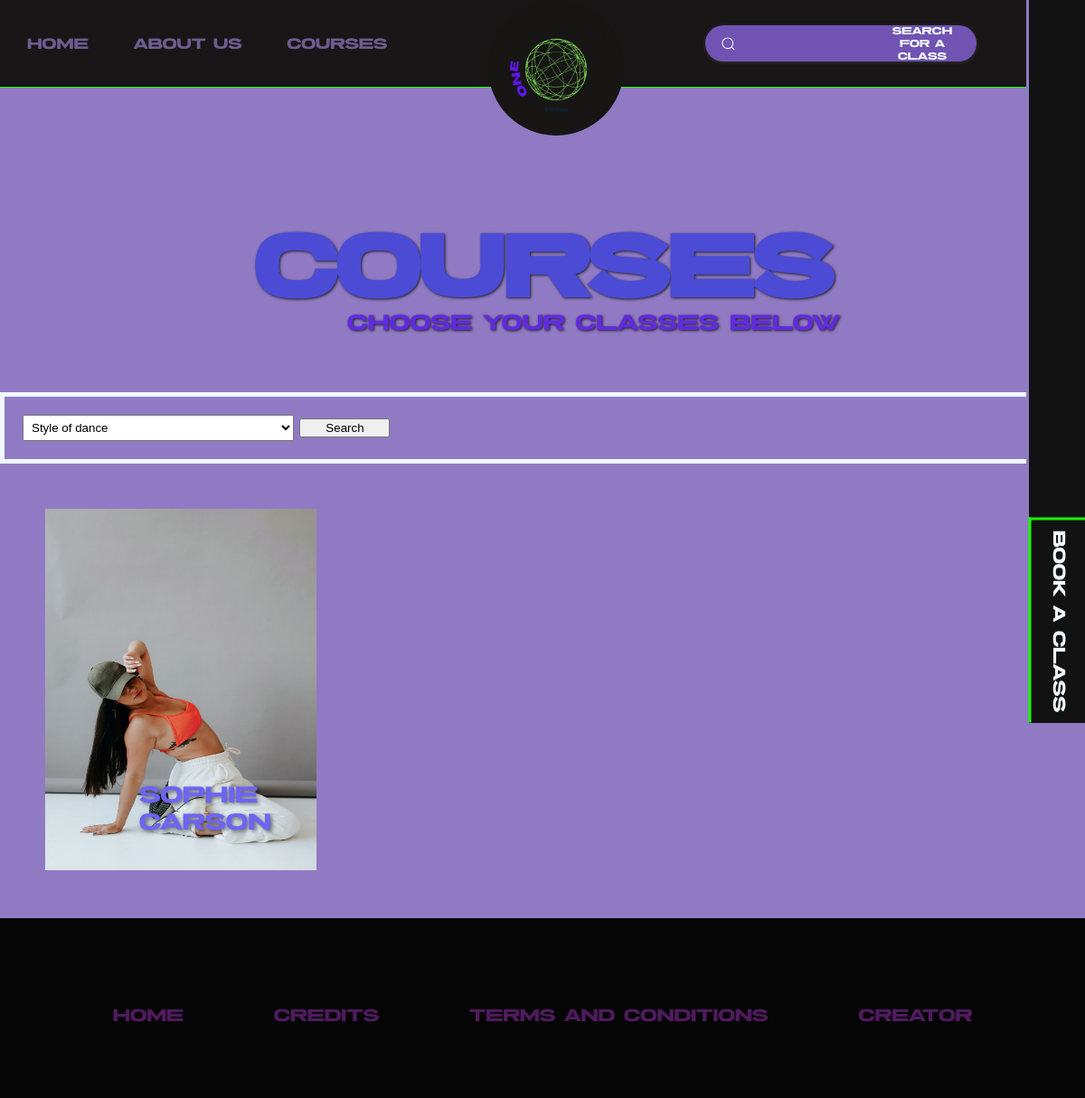
The app's page /classes.php?danse=10 with its own data.
### tables this page shows
CREATE TABLE `professeur` (
  `id_professeur` int(11) NOT NULL,
  `nom_professeur` varchar(50) NOT NULL,
  `ext_dance` varchar(50) DEFAULT NULL,
  `photo` varchar(255) NOT NULL
);

### classes.php (the view, shortened to what this page needs)
<!DOCTYPE html>
<html lang="en">
<head>
    <link rel="stylesheet" href="styles.css">
    <link rel="stylesheet" href="classes.css">
</head>
<body>
    <nav>
        <div class="partie1">
            <a href="index.php">Home</a>
            <a href="Aboutus.html">About us</a>
            <a href="classes.php">Courses</a>
        </div>
        <form class="searchbar" method="GET" action="course.php">
            <label for="search">
                <input class="input" type="text" required=""  id="search">
                <span>search for a class</span>
                <div class="fancy-bg"></div>
                <div class="search">
                </div>
            </label>
        </form>
            <a href="index.php">
                 <img id="LOGO" src="images/one dance nation studio.gif" alt="aller ver l'Accueil">
           </a>
 </nav>
        <div class="bare">
            <div class="bookaplace1">
               <a href="classes.php"><button class="bookaplace2"> Book a class</button></a>
            </div>
         </div>
       <BR>
       <BR>
       <BR>
       <BR>
       <div class="title_courses">
    <div class="title">
        <h1> Courses </h1>
        <span>choose your classes below</span>
    </div>
</div>
<form class='classfiltre' method="get" style="padding: 20px; border: 5px solid aliceblue; ">
    <select name="danse" style="width: 300px; padding: 5px; font-family: Arial, sans-serif;">
        <option value="">Style of dance</option>
        <?php
        include("connexion.php");
        ?>
    </select>
    <input type="submit" value="Search" style="width: 100px;">
</form>
<?php
if (isset($_GET["danse"])) {
    $danseId = $_GET["danse"];
}
$query = "SELECT * FROM professeur, dance WHERE professeur.ext_dance = id_dance";
if (!empty($danseId)) {
    $query .= " AND id_dance= :danseId";
}
$stmt = $db->prepare($query);
if (!empty($danseId)) {
    $stmt->bindParam(":danseId", $danseId);
}
$stmt->execute();
$result = $stmt->fetchAll(PDO::FETCH_ASSOC);
foreach ($result as $row) {
    echo '<div style="position: relative; display: inline-block;">';
    echo '<a href="course.php?dance_id=' . $row['id_dance'] . '">';
    echo '<img src="' . $row['photo'] . '" alt="Professor Photo" width="300" height="400" style= margin:50px>';
    echo '<span style="position: absolute; top: 40%; left: 1%; color: rgba(109, 100, 242); font-size: 2rem; text-shadow: 2px 2px 4px rgba(0, 0, 0, 0.5); padding: 150px;">';
    echo $row['nom_professeur'];
    echo '</span>';
    echo '</div>';
}
?>
</body>
</html>
        <footer>
           <div class="links">
      <a href="index.php">Home</a>
  <a href="credits.html">Credits</a>
  <a href="terms.html"> Terms and conditions</a>
  <a href="creator.html">Creator</a>
  </div>
        </footer>

### styles.css (style rules this page uses)
*, *::after, *::before { box-sizing: border-box; }
html,body { background-color: #181717; font-family: 'threat'; margin: 0; padding: 0; scroll-behavior: smooth; width: 100vw; overflow-x: hidden; }
#LOGO { position: absolute; width: 10%; left: 45%; top: 0px; z-index: 809; border-radius: 800px; min-width: 150px; }
span { display: inline-block; opacity: 0; filter: blur(4px); }
span:nth-child(2) { animation: fade-in 0.8s 0.2s forwards cubic-bezier(0.11, 0, 0.5, 0); }
nav { background-color:#181616; height: 0px; border-bottom: solid 0.5px rgb(21, 255, 0); position: relative; text-align: center; padding: 3rem 4rem 3rem 4rem; margin: 0; display: flex; justify-content: center; align-items: center; flex-direction: column; flex-wrap: wrap; }
.partie1 { position: absolute; left: 30px; display: flex; flex-direction: row; align-items: center; justify-content: center; gap: 100px; }
.partie1 a { color: #907ac4; font-size: 1.4rem; text-decoration: none; opacity: 0.7; }
@media screen and (max-width:1315px) { .partie1 a { color: #907ac4; font-size: 1.3rem; text-decoration: none; opacity: 0.7; } }
@media screen and (max-width:1315px) { .partie1 { display: flex; flex-direction: row; align-items: center; justify-content: center; gap: 50px; } }
.searchbar { --input-text-color: #fff; --input-bg-color: #7053b3; --focus-input-bg-color: transparent; --text-color: #f4f5f6; --active-color: #1b9bee; --width-of-input: 200px; --inline-padding-of-input: 1.2em; --gap: 0.9rem; }
.searchbar { font-size: 0.9rem; display: flex; gap: 0.5rem; align-items: center; width: var(--width-of-input); position: absolute; right: 10%; width: 300px; isolation: isolate; }
.searchbar span { color:aliceblue; }
.fancy-bg { position: absolute; width: 100%; inset: 0; background: var(--input-bg-color); border-radius: 30px; height: 100%; z-index: -1; pointer-events: none; box-shadow: rgba(235, 226, 226, 0.16) 0px 1px 4px; }
label { width: 100%; padding: 0.8em; height: 40px; padding-inline: var(--inline-padding-of-input); display: flex; align-items: center; position: absolute; }
.search,.close-btn { position: absolute; }
.search { fill: var(--text-color); left: var(--inline-padding-of-input); }
svg { width: 17px; display: block; }
.input { color: var(--input-text-color); width: 100%; margin-inline: min(2em,calc(var(--inline-padding-of-input) + var(--gap))); background: none; border: none; }
.input::placeholder { color: var(--text-color) }
.bare { position: fixed; top: 0px; right: 0px; width: 65px; height: 100vh; border-left: solid #907ac4; background-color: rgb(18, 18, 18); z-index: 12; animation-name: ifXgUJ; animation-duration: 1.3s; }
.bookaplace1 { position: absolute; bottom: 0px; }
.bookaplace2 { position: absolute; bottom: 82px; left: -82px; width: 227px; height: 64px; border: solid rgb(21, 255, 0); transform: rotate(90deg); font-family: 'threat'; font-size: 1.5rem; border-right: none; text-align: center; border-top: none; }
.bare button { cursor: pointer; background-color: inherit; color: aliceblue; }
button { position: relative; display: inline-block; border: 0; vertical-align: middle; text-decoration: none; background: transparent; padding: 0; font-family: inherit; font-size: 1.5rem; cursor: pointer; }
footer { position: relative; font-family: 'threat'; background-color: rgb(5, 5, 5); text-align: center; bottom: 0; padding: 6rem 4rem 3rem 4rem; margin: 0; display: flex; justify-content: center; align-items: center; flex-direction: column; flex-wrap: wrap; }
footer a { color:rgb(154, 48, 184); opacity: 0.5; text-decoration: none; font-size: 1.5rem; }
.links { display: flex; flex-direction: row; align-items: center; justify-content: center; gap: 100px; list-style: none; margin-bottom: 2rem; }
.title2::before::before,.title::after { position: absolute; content: ""; height: 16px; width: 16px; border-radius: 50%; left: 0px; background-color: royalblue; }

### records on screen
professeur: photo (picture), nom_professeur "Sophie carson"
